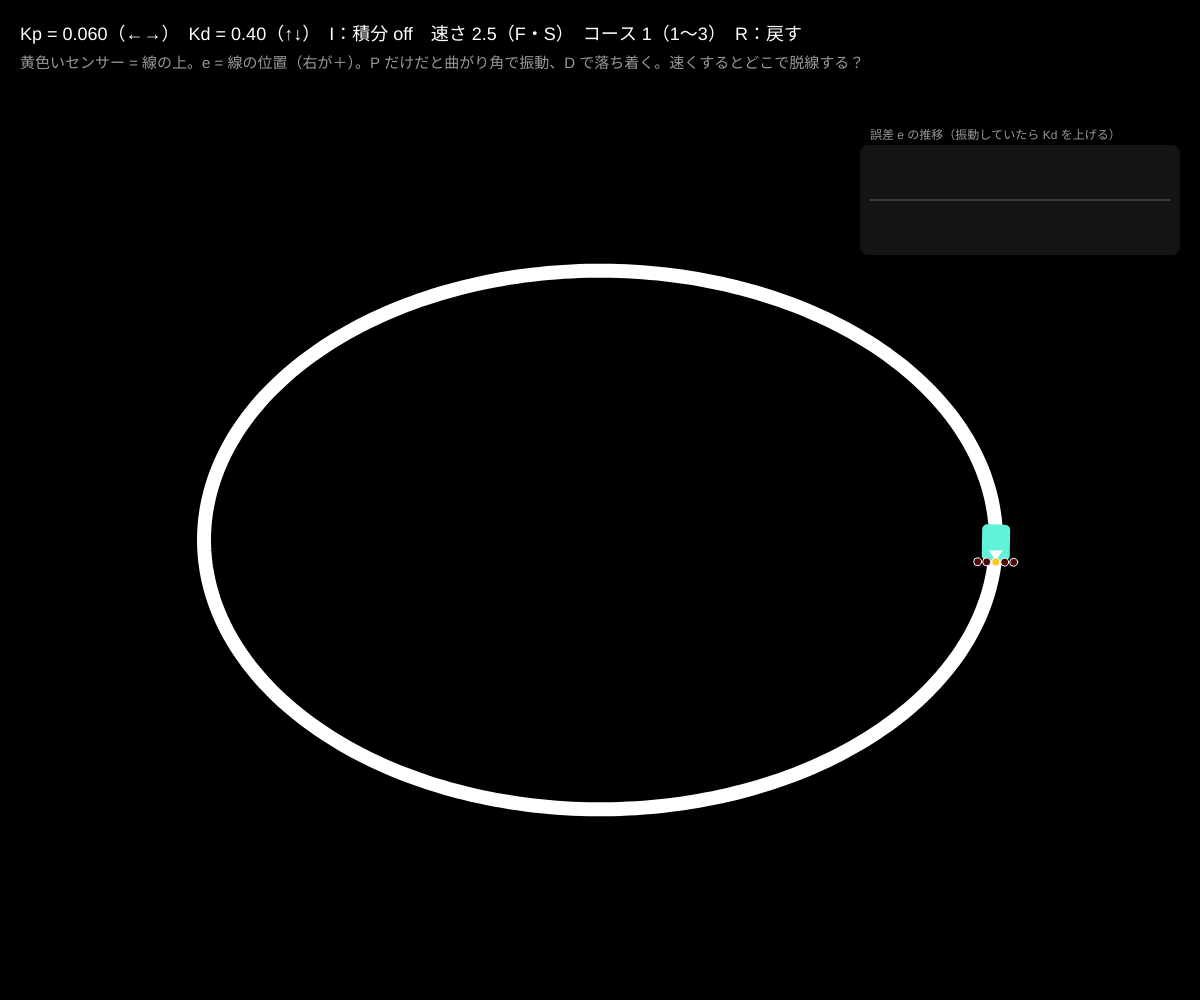
Frame 1 (no input)
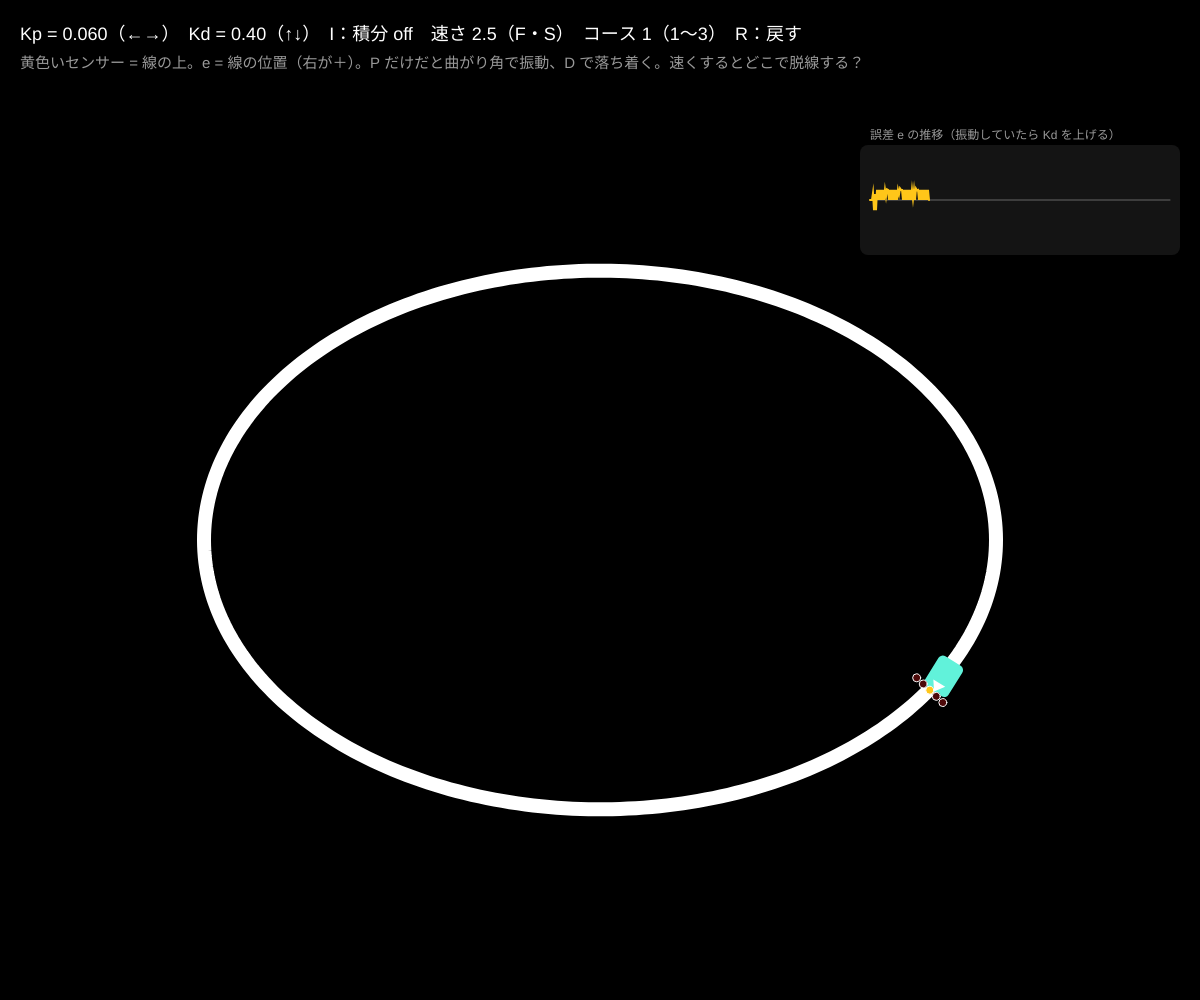
Frame 60 (no input)
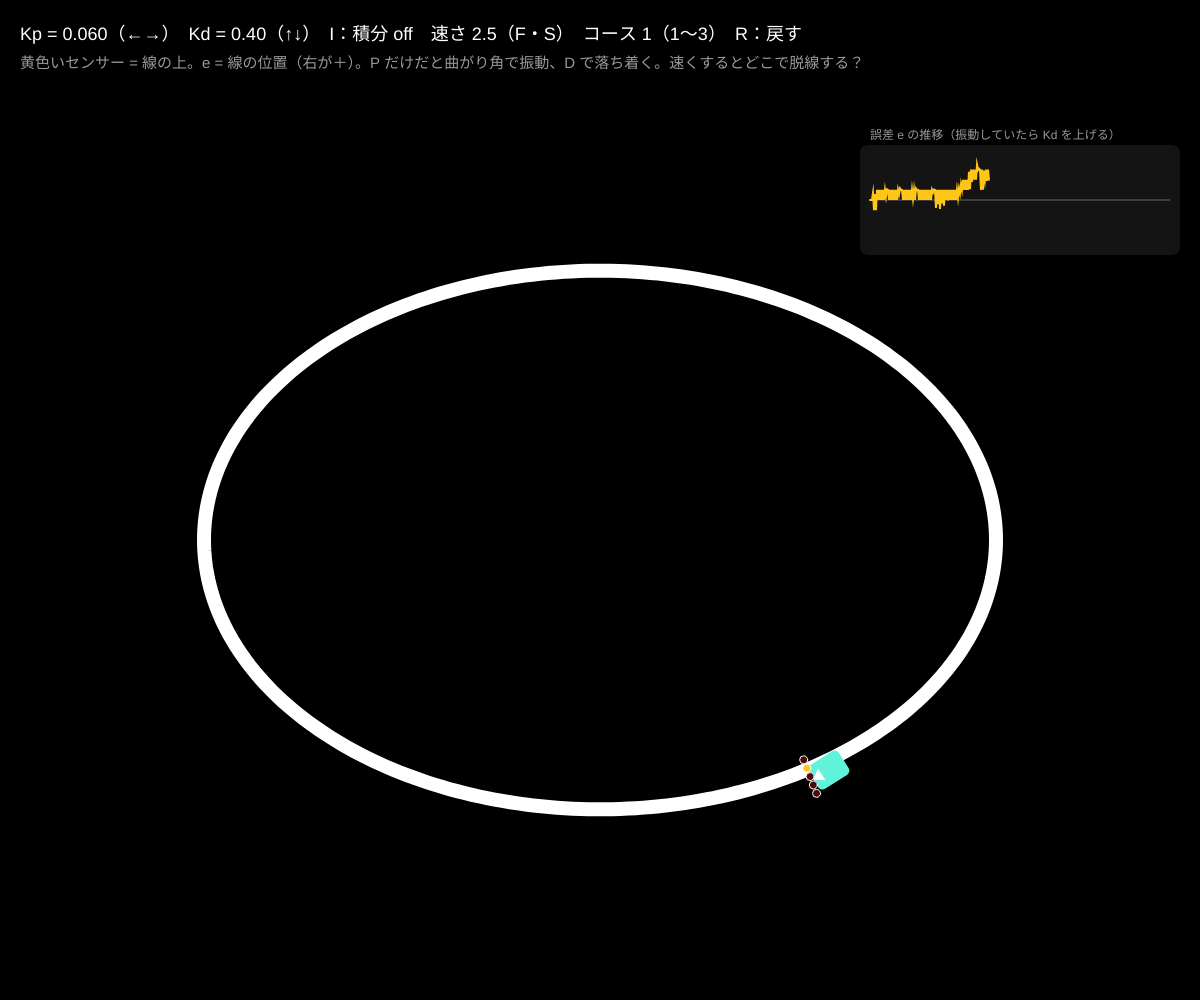
Frame 120 (the mouse pressed at the canvas centre since frame 60)

The p5.js sketch that drew these frames (run headless with seeded random() and noise() and a simulated clock; from frame 60 on, the mouse is pressed at the canvas centre):

// p5.js sketch
// ── sketch.js
// ============================================
// 12 ライントレースと PID
// 床の線を 5 個の明るさセンサーで読み、「線が中央からどれだけずれているか」= 誤差 e を回転速度に変える
//   P：e に比例　I：e の積み重ね（ずれっぱなしを直す）　D：e の変化（曲がり始めを先読みして振動を抑える）
//   ω = Kp e + Ki Σe + Kd Δe
// ←→ = Kp / ↑↓ = Kd / I = 積分項 ON/OFF / 1〜3 = コース / F・S = 速く・遅く / R = スタートに戻す
// ============================================

let track;                       // コースを描いた画像
let robot;                       // {x, y, th}
let nSensors = 5;                // ★ センサーの数
let sensorSpacing = 9;           // ★ センサーの間隔（px）
let sensorAhead = 22;            // ★ ロボットの中心からセンサーまでの距離
let Kp = 0.06, Ki = 0, Kd = 0.4; // ★ ゲイン
let useI = false;
let speed = 2.5;                 // ★ 前進速度
let eSum = 0, ePrev = 0, lastDir = 1;
let course = 1;
let errHist = [];
let readings = [];
let lost = 0;

function setup() {
  createCanvas(windowWidth, windowHeight);
  colorMode(HSB, 360, 100, 100, 100);
  pixelDensity(1);
  makeTrack();
}

// ★ コース：中心からの半径を角度の関数で決める閉じた曲線
function trackPoint(t) {
  let cx = width / 2, cy = height / 2 + 40;
  let R = min(width, height - 120) * 0.36;
  let r;
  if (course === 1) r = R;
  else if (course === 2) r = R * (1 + 0.25 * sin(3 * t));
  else r = R * (1 + 0.18 * sin(5 * t) + 0.12 * cos(2 * t));
  return { x: cx + r * cos(t) * 1.25, y: cy + r * sin(t) * 0.85 };
}
function makeTrack() {
  track = createGraphics(width, height);
  track.pixelDensity(1);
  track.background(0);
  track.noFill();
  track.stroke(255);
  track.strokeWeight(14);         // ★ 線の太さ
  track.beginShape();
  for (let t = 0; t < TWO_PI; t += 0.02) { let p = trackPoint(t); track.vertex(p.x, p.y); }
  track.endShape(CLOSE);
  track.loadPixels();
  let p0 = trackPoint(0), p1 = trackPoint(0.02);
  robot = { x: p0.x, y: p0.y, th: atan2(p1.y - p0.y, p1.x - p0.x) };
  eSum = 0; ePrev = 0; errHist = []; lost = 0;
}
// 画像の明るさを読む（0〜1）
function brightAt(x, y) {
  let ix = floor(x), iy = floor(y);
  if (ix < 0 || iy < 0 || ix >= width || iy >= height) return 0;
  return track.pixels[(ix + iy * width) * 4] / 255;
}

function draw() {
  background(215, 35, 12);
  image(track, 0, 0);
  // センサーの位置と値
  readings = [];
  let weighted = 0, total = 0;
  for (let i = 0; i < nSensors; i++) {
    let off = (i - (nSensors - 1) / 2) * sensorSpacing;
    let sx = robot.x + cos(robot.th) * sensorAhead - sin(robot.th) * off;
    let sy = robot.y + sin(robot.th) * sensorAhead + cos(robot.th) * off;
    let b = brightAt(sx, sy);
    readings.push({ x: sx, y: sy, v: b });
    weighted += b * off; total += b;
  }
  // ★ 誤差 e：線がセンサー列のどこにあるか（重みつき平均、右が＋）
  let e;
  if (total > 0.2) { e = weighted / total; lastDir = e >= 0 ? 1 : -1; lost = 0; }
  else { e = lastDir * sensorSpacing * (nSensors - 1) / 2; lost++; }   // 見失ったら最後に見た側へ
  eSum = constrain(eSum + e, -400, 400);
  let dE = e - ePrev; ePrev = e;
  let w = Kp * e + (useI ? Ki * eSum : 0) + Kd * dE;
  w = constrain(w, -0.2, 0.2);
  robot.th += w;
  let v = lost > 30 ? speed * 0.4 : speed;
  robot.x += v * cos(robot.th); robot.y += v * sin(robot.th);
  errHist.push(e); if (errHist.length > 300) errHist.shift();

  // ロボット
  push(); translate(robot.x, robot.y); rotate(robot.th);
  noStroke(); fill(170, 60, 95); rect(-18, -14, 36, 28, 5);
  fill(0, 0, 100); triangle(18, 0, 8, -7, 8, 7);
  pop();
  for (let s of readings) {
    stroke(0, 0, 100); strokeWeight(1);
    fill(s.v > 0.5 ? 45 : 0, 90, s.v > 0.5 ? 100 : 30);
    circle(s.x, s.y, 8);
  }
  // 誤差グラフ
  let gx = width - 330, gy = 200, gw = 300, gh = 90;
  noStroke(); fill(0, 0, 100, 8); rect(gx - 10, gy - gh / 2 - 10, gw + 20, gh + 20, 8);
  stroke(0, 0, 40); line(gx, gy, gx + gw, gy);
  stroke(45, 90, 100); strokeWeight(2); noFill();
  beginShape();
  for (let i = 0; i < errHist.length; i++) vertex(gx + i / 300 * gw, gy - constrain(errHist[i] / 20, -1, 1) * gh / 2);
  endShape();
  noStroke(); fill(0, 0, 60); textSize(12); text('誤差 e の推移（振動していたら Kd を上げる）', gx, gy - gh / 2 - 16);

  fill(0, 0, 100); textSize(18);
  text('Kp = ' + nf(Kp, 1, 3) + '（←→）　Kd = ' + nf(Kd, 1, 2) + '（↑↓）　I：積分 ' + (useI ? 'ON Ki = ' + Ki : 'off') + '　速さ ' + nf(speed, 1, 1) + '（F・S）　コース ' + course + '（1〜3）　R：戻す' + (lost > 0 ? '　⚠ 線を見失った' : ''), 20, 40);
  fill(0, 0, 60); textSize(15);
  text('黄色いセンサー = 線の上。e = 線の位置（右が＋）。P だけだと曲がり角で振動、D で落ち着く。速くするとどこで脱線する？', 20, 68);
}

function keyPressed() {
  if (key === RIGHT_ARROW) Kp = min(0.5, Kp * 1.3);
  if (key === LEFT_ARROW) Kp = max(0.005, Kp / 1.3);
  if (key === UP_ARROW) Kd = min(3, Kd + 0.1);
  if (key === DOWN_ARROW) Kd = max(0, Kd - 0.1);
  if (key === 'i' || key === 'I') { useI = !useI; Ki = 0.0005; eSum = 0; }
  if (key === 'f' || key === 'F') speed = min(8, speed + 0.5);
  if (key === 's' || key === 'S') speed = max(0.5, speed - 0.5);
  if (key >= '1' && key <= '3') { course = int(key); makeTrack(); }
  if (key === 'r' || key === 'R') makeTrack();
}

// ---------- やってみよう ----------
// 1. Kd = 0 にして Kp を上げていく。ふらつき始める Kp はいくつ？ そこから Kd を足して落ち着かせる
// 2. 速さを 6 にしてコース 3 を走れる Kp・Kd を探す（ロボコンのチューニングそのもの）
// 3. nSensors を 2 にすると？（左右だけ）8 にすると？ センサーの数と走りの質
// 4. 積分 ON で、線の太さを 4 にしてみる。小さなずれが残るときに効く
